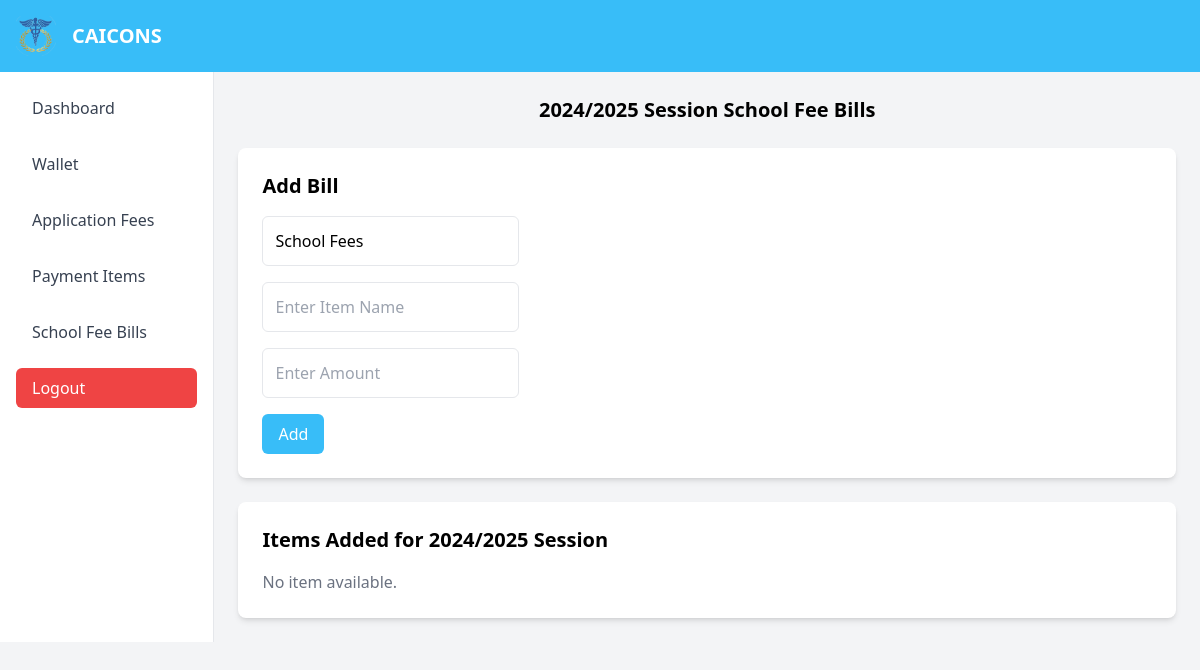
Page /portal/accounts/billing.php (signed in) on the earlier database version.
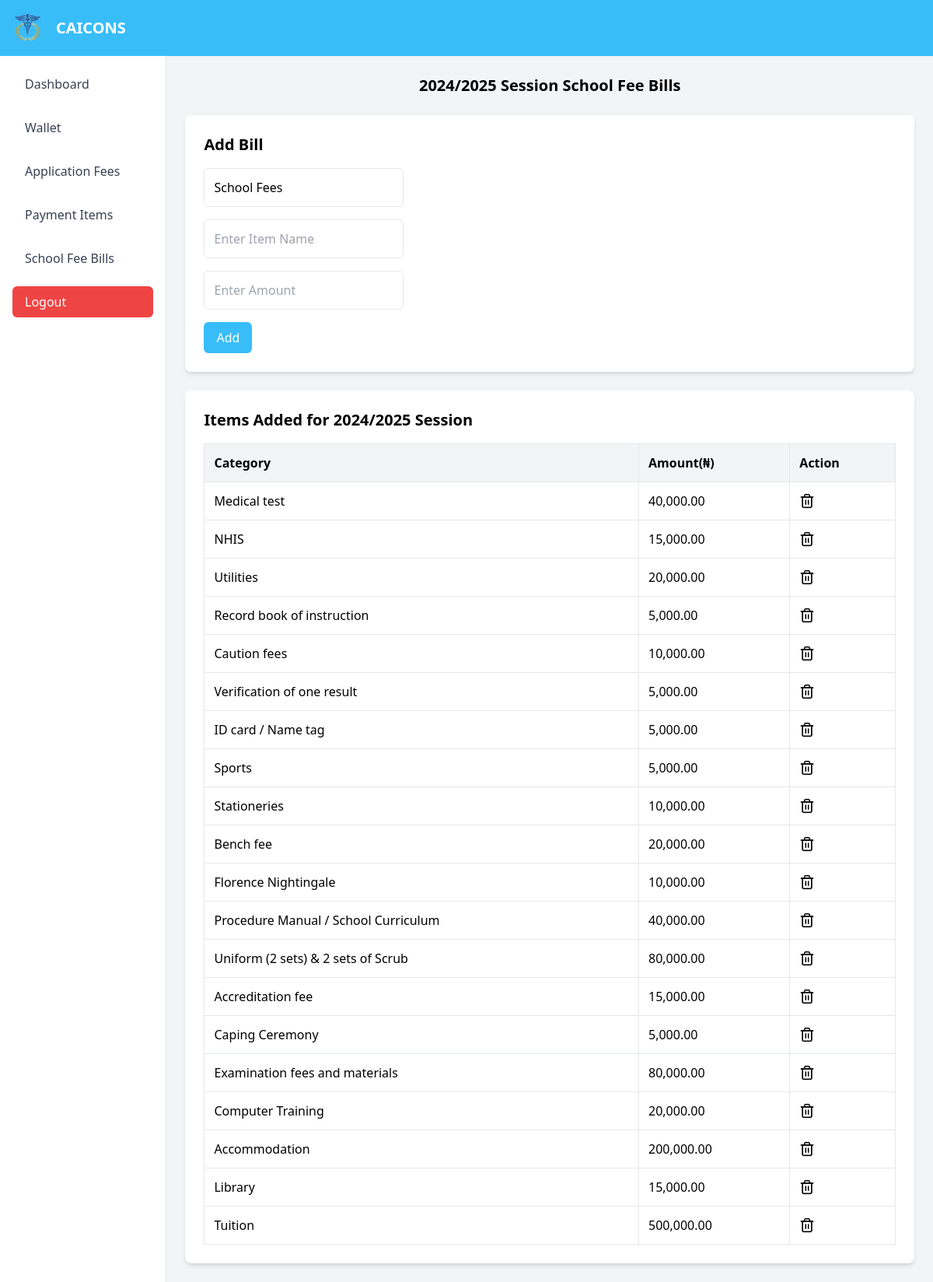
Same page on the later database version.
### tables this page shows
CREATE TABLE `current` (
  `id` int(4) NOT NULL,
  `s_category` varchar(20) NOT NULL,
  `s_semester` varchar(10) NOT NULL,
  `s_session` varchar(20) NOT NULL
);

CREATE TABLE `billing` (
  `id` int(11) NOT NULL,
  `item_names` varchar(15) NOT NULL,
  `category` varchar(100) NOT NULL,
  `sch_session` varchar(20) NOT NULL,
  `amount` int(10) NOT NULL
);

### portal/accounts/billing.php (the view, shortened to what this page needs)
<?php
include('../conx.php');
$sql3 = "SELECT * FROM current where s_category = 'Staylite'";
$result3 = $conn->query($sql3);
$row3 = $result3->fetch_assoc();
$section = $row3['s_session'];
$options_query = "SELECT * FROM billing WHERE sch_session = '$section' ORDER BY id DESC";
$options_result = $conn->query($options_query);
?>
<!DOCTYPE html>
<html lang="en">
<head>
    <script src="https://cdn.tailwindcss.com"></script>
    <script src="https://cdn.jsdelivr.net/npm/tailwindcss-jit-cdn@tailwindcss/latest/dist/tailwind.min.js"></script>
    <link href="https://cdn.jsdelivr.net/npm/tailwindcss@2.2.19/dist/tailwind.min.css" rel="stylesheet">
</head>
<body class="bg-gray-100">
        <?php
            include('header.php');
        ?>
    <div class="flex flex-grow overflow-hidden">
        <?php
            include('navbar.php');
        ?>
        <div class="container mx-auto p-6">
            <h1 class="text-xl font-bold text-center mb-6"><?php echo $section; ?> Session School Fee Bills</h1>
            <div class="bg-white shadow-md rounded-lg p-6 mb-6">
                <h2 class="text-xl font-semibold mb-4">Add Bill</h2>
                <form action="billing.php" method="POST" class="space-y-4">
                    <input type="text" name="item_name" value="School Fees" class="p-3 border rounded-md focus:ring-2 focus:ring-sky-400">
                    <br/>
                    <input type="text" name="category" placeholder="Enter Item Name" autofocus class="p-3 border rounded-md focus:ring-2 focus:ring-sky-400" required>
                    <br/>
                    <input type="text" name="amt" placeholder="Enter Amount" class="p-3 border rounded-md focus:ring-2 focus:ring-sky-400" required>
                    <br/>
                    <button type="submit" class="bg-sky-400 text-white py-2 px-4 rounded-md hover:bg-sky-300">Add</button>
                </form>
            </div>
            <div class="bg-white shadow-md rounded-lg p-6">
                <h2 class="text-xl font-semibold mb-4">Items Added for <?php echo $section; ?> Session</h2>
                <?php if ($options_result->num_rows > 0): ?>
                    <table class="w-full border-collapse border border-gray-200">
                        <thead>
                            <tr class="bg-gray-100">
                                <th class="border border-gray-200 p-3 text-left">Category</th>
                                <th class="border border-gray-200 p-3 text-left">Amount(&#8358;)</th>
                                <th class="border border-gray-200 p-3 text-left">Action</th>
                            </tr>
                        </thead>
                        <tbody>
                            <?php while ($row = $options_result->fetch_assoc()): ?>
                                <tr>
                                    <td class="border border-gray-200 p-3"><?php echo $row['category']; ?></td>
                                    <td class="border border-gray-200 p-3"><?php echo number_format($row['amount'],2); ?></td>
                                    <td class="border border-gray-200 p-3">
                                        <a href="delete_bill.php?id=<?php echo $row['id']; ?>" class="text-red-500 hover:underline" onclick="return confirm('Are you sure you want to delete this record?')">
                                            <img src="../../assets/images/delete.png" alt="Logo" width="20" height="20">
                                        </a>
                                    </td>
                                </tr>
                            <?php endwhile; ?>
                        </tbody>
                    </table>
                <?php else: ?>
                    <p class="text-gray-500">No item available.</p>
                <?php endif; ?>
            </div>
        </div>
    </div>
</body>
</html>

### portal/accounts/header.php (shortened to what this page needs)
<header class="bg-sky-400 text-white p-4 flex items-center justify-between">
        <div class="flex items-center space-x-4">
            <img src="../../assets/images/about_logo.png" alt="Logo" class="w-10 h-10">
            <h1 class="text-xl font-bold">CAICONS <?php echo strtoupper($department); ?></h1>
        </div>
    </header>

### portal/accounts/navbar.php
<aside id="sidebar" class="bg-white w-64 p-4 border-r hidden lg:block transition-all">
    <nav class="space-y-4">
        <a href="acct_db.php" class="block text-gray-700 py-2 px-4 rounded-md hover:bg-sky-100">Dashboard</a>
        <a href="wallet.php" class="block text-gray-700 py-2 px-4 rounded-md hover:bg-sky-100">Wallet</a>
        <a href="a_fee.php" class="block text-gray-700 py-2 px-4 rounded-md hover:bg-sky-100">Application Fees</a>
        <a href="p_items.php" class="block text-gray-700 py-2 px-4 rounded-md hover:bg-sky-100">Payment Items</a>
        <a href="billing.php" class="block text-gray-700 py-2 px-4 rounded-md hover:bg-sky-100">School Fee Bills</a>
        <a href="logout.php" class="block text-white bg-red-500 py-2 px-4 rounded-md hover:bg-red-600">Logout</a>
    </nav>
</aside>

Differences in the rows shown:
added billing: category "Medical test", amount "40,000.00"
added billing: category "NHIS", amount "15,000.00"
added billing: category "Utilities", amount "20,000.00"
added billing: category "Record book of instruction", amount "5,000.00"
added billing: category "Caution fees", amount "10,000.00"
added billing: category "Verification of one result", amount "5,000.00"
added billing: category "ID card / Name tag", amount "5,000.00"
added billing: category "Sports", amount "5,000.00"
added billing: category "Stationeries", amount "10,000.00"
added billing: category "Bench fee", amount "20,000.00"
added billing: category "Florence Nightingale", amount "10,000.00"
added billing: category "Procedure Manual / School Curriculum", amount "40,000.00"
added billing: category "Uniform (2 sets) & 2 sets of Scrub", amount "80,000.00"
added billing: category "Accreditation fee", amount "15,000.00"
added billing: category "Caping Ceremony", amount "5,000.00"
added billing: category "Examination fees and materials", amount "80,000.00"
added billing: category "Computer Training", amount "20,000.00"
added billing: category "Accommodation", amount "200,000.00"
added billing: category "Library", amount "15,000.00"
added billing: category "Tuition", amount "500,000.00"
Other differences:
text no longer shown: "No item available."
text now shown: "Category Amount(₦) Action"
